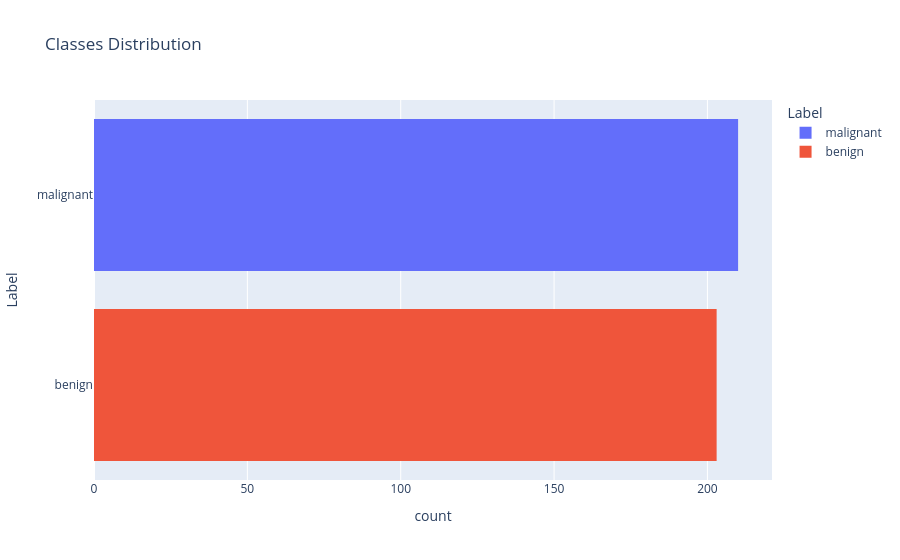

Here is the notebook cell this chart was saved with:
### Code cell
px.histogram(test_data, y="Label", color="Label", title="Classes Distribution")

### Figure 1 — Plotly figure (JSON) as saved in the notebook; plotly's stock layout.template omitted (floating-point values rounded to 4 significant figures; data arrays with more than 128 entries replaced by an {"elided": "..."} marker saying what was removed)
{"data": [{"alignmentgroup": "True", "bingroup": "y", "hovertemplate": "Label=%{y}<br>count=%{x}<extra></extra>", "legendgroup": "malignant", "marker": {"color": "#636efa", "pattern": {"shape": ""}}, "name": "malignant", "offsetgroup": "malignant", "orientation": "h", "showlegend": true, "type": "histogram", "xaxis": "x", "y": {"elided": "210 str values"}, "yaxis": "y"}, {"alignmentgroup": "True", "bingroup": "y", "hovertemplate": "Label=%{y}<br>count=%{x}<extra></extra>", "legendgroup": "benign", "marker": {"color": "#EF553B", "pattern": {"shape": ""}}, "name": "benign", "offsetgroup": "benign", "orientation": "h", "showlegend": true, "type": "histogram", "xaxis": "x", "y": {"elided": "203 str values"}, "yaxis": "y"}], "layout": {"autosize": true, "barmode": "relative", "legend": {"title": {"text": "Label"}, "tracegroupgap": 0}, "title": {"text": "Classes Distribution"}, "xaxis": {"anchor": "y", "autorange": true, "domain": [0, 1], "range": [0, 221.1], "title": {"text": "count"}}, "yaxis": {"anchor": "x", "autorange": true, "categoryarray": ["benign", "malignant"], "categoryorder": "array", "domain": [0, 1], "range": [-0.5, 1.5], "title": {"text": "Label"}, "type": "category"}}}
